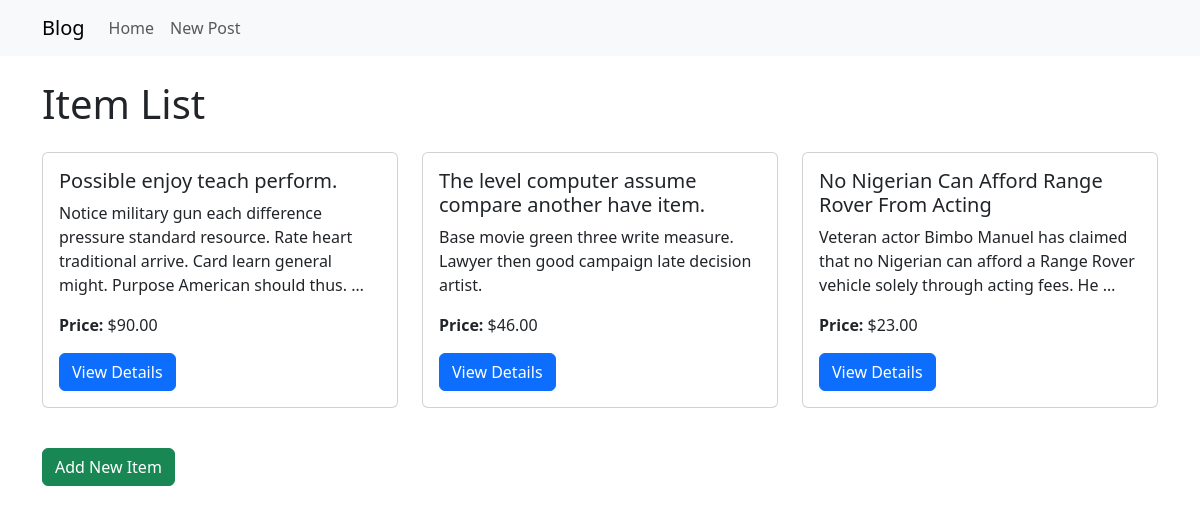
Screenshot of /food/ with the database file from the repository.
### food/models.py (models this page shows, shortened)
class Item(models.Model):
    item_name = models.CharField(max_length=255, help_text="Name of the item")
    item_desc = models.TextField(help_text="Detailed description of the item")
    item_price = models.DecimalField(
        max_digits=10,
        decimal_places=2,
        help_text="Price of the item (up to 10 digits with 2 decimal places)"
    )
    created_at = models.DateTimeField(auto_now_add=True, help_text="Timestamp when the item was created")
    updated_at = models.DateTimeField(auto_now=True, help_text="Timestamp when the item was last updated")
    class Meta:
        ordering = ['-created_at']  # Order items by creation date, newest first
        verbose_name = "Item"
        verbose_name_plural = "Items"

### food/views.py (the view)
# urls.py: path('', views.item_list, name='item_list'),
def item_list(request):
    items = Item.objects.all()
    return render(request, 'item_list.html', {'items': items})

### food/templates/item_list.html (shortened to what this page needs)
{% extends 'base.html' %}
{% block content %}
<h1 class="mb-4">Item List</h1>
<div class="row">
    {% for item in items %}
    <div class="col-md-4 mb-4">
        <div class="card">
            <div class="card-body">
                <h5 class="card-title">{{ item.item_name }}</h5>
                <p class="card-text">{{ item.item_desc|truncatewords:20 }}</p>
                <p class="card-text"><strong>Price:</strong> ${{ item.item_price }}</p>
                <a href="{% url 'item:item_detail' item.pk %}" class="btn btn-primary">View Details</a>
            </div>
        </div>
    </div>
    {% empty %}
    <div class="col-12">
        <p>No items available.</p>
    </div>
    {% endfor %}
</div>
<a href="{% url 'item:item_create' %}" class="btn btn-success mt-3">Add New Item</a>
{% endblock %}

### blog/templates/base.html (shortened to what this page needs)
<!DOCTYPE html>
<html lang="en">
<head>
    <link href="https://cdn.jsdelivr.net/npm/bootstrap@5.3.0/dist/css/bootstrap.min.css" rel="stylesheet">
</head>
<body>
    <nav class="navbar navbar-expand-lg navbar-light bg-light mb-4">
        <div class="container">
            <a class="navbar-brand" href="{% url 'blog:post_list' %}">Blog</a>
            <div class="collapse navbar-collapse" id="navbarNav">
                <ul class="navbar-nav">
                    <li class="nav-item">
                        <a class="nav-link" href="{% url 'blog:post_list' %}">Home</a>
                    </li>
                    <li class="nav-item">
                        <a class="nav-link" href="{% url 'blog:post_create' %}">New Post</a>
                    </li>
                </ul>
            </div>
        </div>
    </nav>
    <div class="container">
        {% block content %}
        {% endblock %}
    </div>
</body>
</html>

### rows the page displays
Item: item_name "Possible enjoy teach perform.", item_desc "Notice military gun each difference pressure standard resource. Rate heart traditional arrive. Card learn general might. Purpose American should thus. …", item_price "90.00"
Item: item_name "The level computer assume compare another have item.", item_desc "Base movie green three write measure. Lawyer then good campaign late decision artist.", item_price "46.00"
Item: item_name "No Nigerian Can Afford Range Rover From Acting", item_desc "Veteran actor Bimbo Manuel has claimed that no Nigerian can afford a Range Rover vehicle solely through acting fees. He …", item_price "23.00"
